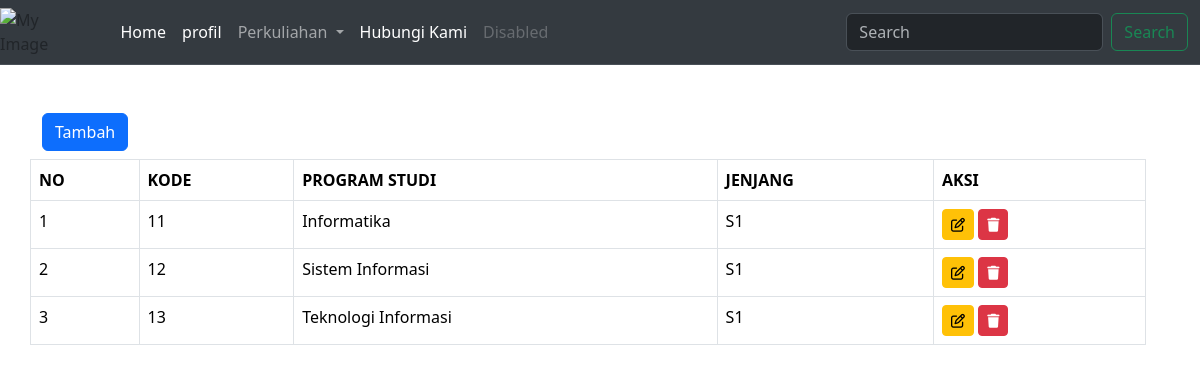
/perkuliahan/jurusan/, run on the app's committed database.
### perkuliahan/models.py (models this page shows, shortened)
class jurusan(models.Model):
    kodejurusan= models.CharField(max_length=50,null=False,blank=False,verbose_name='Kode Prodi')
    namajurusan= models.CharField(max_length=150,null=False,blank=False,verbose_name='Program studi')
    level =(
        ('S1','STRATA 1'),
        ('S2','STRATA 2'),
        ('S3','STRATA 3'),
        ('D3','DIPLOMA 3'),
         ('D4','DIPLOMA 4'),
    )
    jenjang= models.CharField (max_length=150,null=True,blank=True,verbose_name='jenjang',choices=level)

### perkuliahan/views.py (the view)
# urls.py: path('jurusan/',views.Jurusan,name='manage_jurusan'),
def Jurusan(request):
     Jurusan= jurusan.objects.all()
     context={
             'title':'DATA JURUSAN',
             'jurusan':Jurusan,
                }
     return render(request,'jurusan.html',context)

### perkuliahan/templates/jurusan.html (shortened to what this page needs)
{% extends "base.html" %}
{% block content %}
<div class="row">
  <div class="col-md-12">
    <div class="row pb-2">
      <div class="col-sm-12">
        <a href="{% url 'tambah_Jurusan' %}" class="btn btn-primary">Tambah</a>
      </div>
    </div>
    <div class="row">
      <table class="table table-bordered"id="myTable">
        <thead>
          <tr>
            <th scope="col">NO</th>
            <th scope="col">KODE</th>
            <th scope="col">PROGRAM STUDI</th>
            <th scope="col">JENJANG</th>
            <th scope="col">AKSI</th>
          </tr>
        </thead>
        <tbody>
          {% for a in jurusan %}
          <tr>
            <td>{{ forloop.counter }}</td>
            <td>{{ a.kodejurusan }}</td>
            <td>{{ a.namajurusan }}</td>
            <td>{{ a.jenjang }}</td>
            <td>
              <a href="{% url "edit_jurusan" a.id %}" class="btn btn-warning btn-sm "title='edit'><i class="fa-regular fa-pen-to-square"></i></a>
              <button type="button" class="btn btn-danger btn-sm" title="Hapus" data-bs-toggle="modal" data-bs-target="#hapus-{{a.id}}">
                <i class="fa-solid fa-trash"></i>
              </button>
            </td>
          </tr>
          {% endfor %}
        </tbody>
      </table>
    </div>
  </div>
</div>
{% endblock content %}

### data on the page
jurusan: kodejurusan "11", namajurusan "Informatika", jenjang "S1"
jurusan: kodejurusan "12", namajurusan "Sistem Informasi", jenjang "S1"
jurusan: kodejurusan "13", namajurusan "Teknologi Informasi", jenjang "S1"
